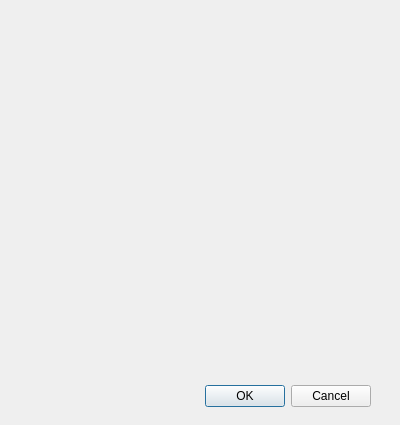
<?xml version="1.0" encoding="UTF-8"?>
<ui version="4.0">
 <class>Dialog</class>
 <widget class="QDialog" name="Dialog">
  <property name="geometry">
   <rect>
    <x>0</x>
    <y>0</y>
    <width>400</width>
    <height>425</height>
   </rect>
  </property>
  <property name="windowTitle">
   <string>Dialog</string>
  </property>
  <widget class="QDialogButtonBox" name="buttonBox">
   <property name="geometry">
    <rect>
     <x>30</x>
     <y>380</y>
     <width>341</width>
     <height>32</height>
    </rect>
   </property>
   <property name="orientation">
    <enum>Qt::Horizontal</enum>
   </property>
   <property name="standardButtons">
    <set>QDialogButtonBox::Cancel|QDialogButtonBox::Ok</set>
   </property>
  </widget>
 </widget>
 <resources/>
 <connections>
  <connection>
   <sender>buttonBox</sender>
   <signal>accepted()</signal>
   <receiver>Dialog</receiver>
   <slot>accept()</slot>
   <hints>
    <hint type="sourcelabel">
     <x>248</x>
     <y>254</y>
    </hint>
    <hint type="destinationlabel">
     <x>157</x>
     <y>274</y>
    </hint>
   </hints>
  </connection>
  <connection>
   <sender>buttonBox</sender>
   <signal>rejected()</signal>
   <receiver>Dialog</receiver>
   <slot>reject()</slot>
   <hints>
    <hint type="sourcelabel">
     <x>316</x>
     <y>260</y>
    </hint>
    <hint type="destinationlabel">
     <x>286</x>
     <y>274</y>
    </hint>
   </hints>
  </connection>
 </connections>
</ui>
